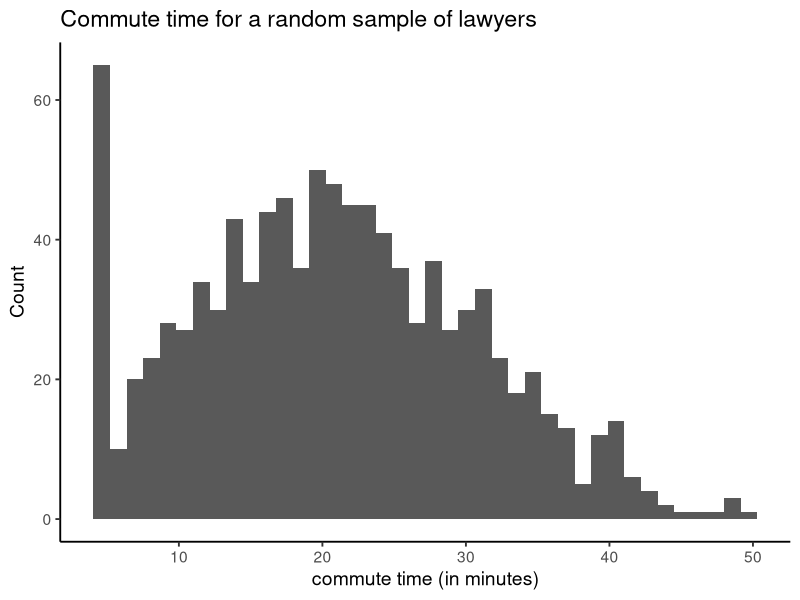
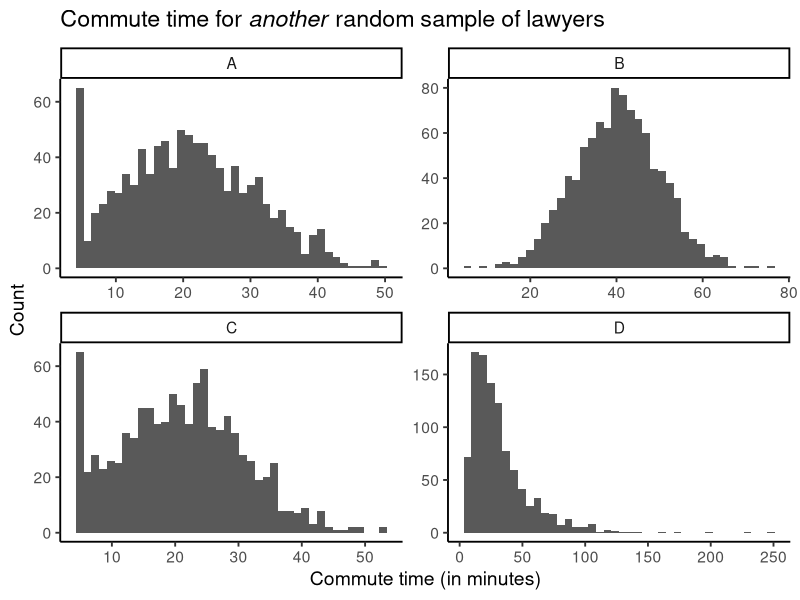

Generate these figures, in order, with R:
## ---- chunk 1
knitr::opts_chunk$set(echo = FALSE)
library(tidyverse)
theme_set(theme_classic(base_size = 14))
## ---- chunk 2
set.seed(2)

make_commute_time_data <- function(mean){
   data_frame(
      commute_time = rnorm(1000, mean, 10) 
   ) %>% 
   mutate(
      commute_time = ifelse(commute_time <= 5, 5, commute_time)
   )
}

original_sample <- make_commute_time_data(mean = 20)

original_sample %>% 
   ggplot(aes(x = commute_time)) +
   geom_histogram(bins = 40) +
   labs(
      x = "commute time (in minutes)",
      y = "Count",
      title = "Commute time for a random sample of lawyers"
   )
## ---- chunk 3
bind_rows(
   original_sample %>% mutate(option = "A"),
   make_commute_time_data(mean = 40) %>% mutate(option = "B"),
   make_commute_time_data(mean = 20) %>% mutate(option = "C"),
   data_frame(commute_time = rlnorm(1000, log(25), log(2))) %>% 
      mutate(
         commute_time = ifelse(commute_time <= 5, 5, commute_time),
         option = "D"
      )
) %>% 
   ggplot(aes(x = commute_time)) +
   geom_histogram(bins = 40) +
   facet_wrap(~ option, scales = "free") +
   labs(
      x = "Commute time (in minutes)",
      y = "Count",
      title = expression(paste("Commute time for ", italic("another"), " random sample of lawyers"))
   )
